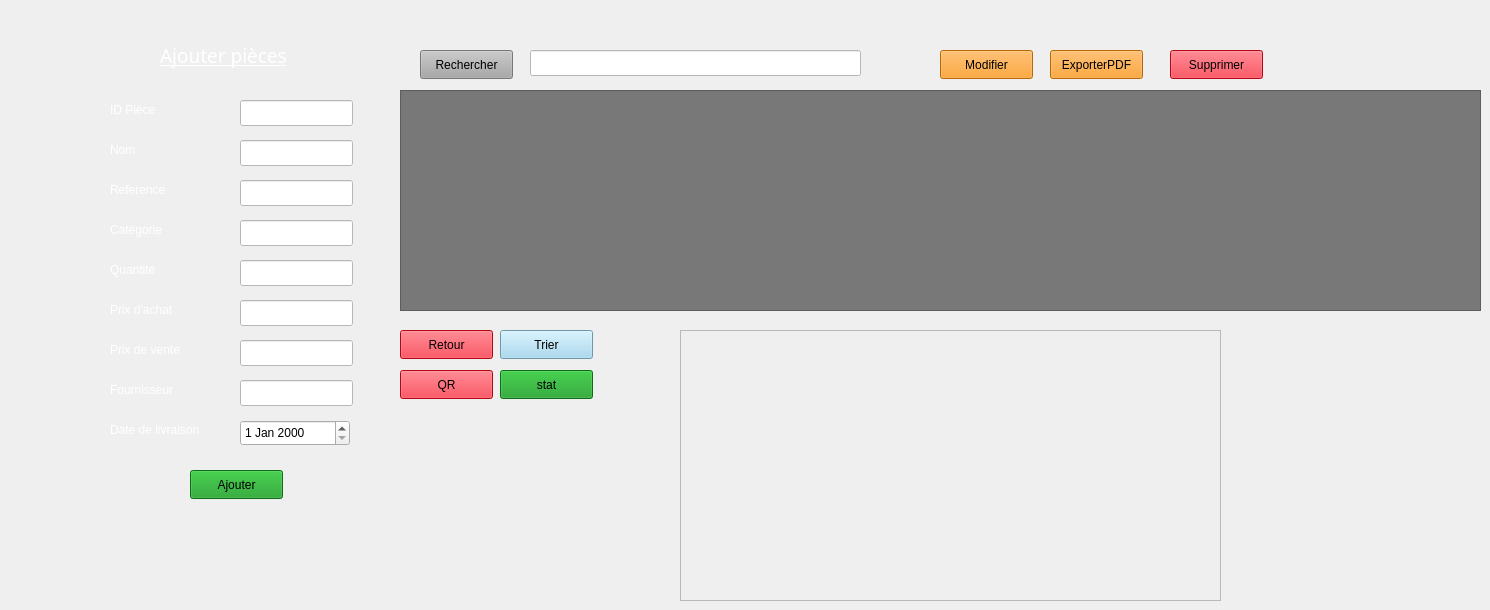
      <widget class="QWidget" name="pstock">
       <widget class="QTableView" name="tableView">
        <property name="geometry">
         <rect>
          <x>400</x>
          <y>90</y>
          <width>1081</width>
          <height>221</height>
         </rect>
        </property>
        <property name="styleSheet">
         <string notr="true">background-color: rgb(120, 120, 120);</string>
        </property>
       </widget>
       <widget class="QLineEdit" name="lineEdit_recherche_stock">
        <property name="geometry">
         <rect>
          <x>530</x>
          <y>50</y>
          <width>331</width>
          <height>26</height>
         </rect>
        </property>
        <property name="styleSheet">
         <string notr="true">background-color: rgb(255, 255, 255);</string>
        </property>
       </widget>
       <widget class="QLineEdit" name="lineEdit_IDstock">
        <property name="geometry">
         <rect>
          <x>240</x>
          <y>100</y>
          <width>113</width>
          <height>26</height>
         </rect>
        </property>
        <property name="styleSheet">
         <string notr="true">background-color: rgb(255, 255, 255);
color: rgb(0, 0, 0);</string>
        </property>
       </widget>
       <widget class="QLineEdit" name="lineEdit_nomstock">
        <property name="geometry">
         <rect>
          <x>240</x>
          <y>140</y>
          <width>113</width>
          <height>26</height>
         </rect>
        </property>
        <property name="styleSheet">
         <string notr="true">background-color: rgb(255, 255, 255);
color: rgb(0, 0, 0);</string>
        </property>
       </widget>
       <widget class="QLineEdit" name="lineEdit_categorie">
        <property name="geometry">
         <rect>
          <x>240</x>
          <y>220</y>
          <width>113</width>
          <height>26</height>
         </rect>
        </property>
        <property name="styleSheet">
         <string notr="true">background-color: rgb(255, 255, 255);
color: rgb(0, 0, 0);</string>
        </property>
       </widget>
       <widget class="QLineEdit" name="lineEdit_referencestock">
        <property name="geometry">
         <rect>
          <x>240</x>
          <y>180</y>
          <width>113</width>
          <height>26</height>
         </rect>
        </property>
        <property name="styleSheet">
         <string notr="true">background-color: rgb(255, 255, 255);
color: rgb(0, 0, 0);</string>
        </property>
       </widget>
       <widget class="QLineEdit" name="lineEdit_quantite">
        <property name="geometry">
         <rect>
          <x>240</x>
          <y>260</y>
          <width>113</width>
          <height>26</height>
         </rect>
        </property>
        <property name="styleSheet">
         <string notr="true">color: rgb(0, 0, 0);
background-color: rgb(255, 255, 255);</string>
        </property>
       </widget>
       <widget class="QLineEdit" name="lineEdit_prixachat">
        <property name="geometry">
         <rect>
          <x>240</x>
          <y>300</y>
          <width>113</width>
          <height>26</height>
         </rect>
        </property>
        <property name="styleSheet">
         <string notr="true">background-color: rgb(255, 255, 255);
color: rgb(0, 0, 0);</string>
        </property>
       </widget>
       <widget class="QLineEdit" name="lineEdit_prixvente">
        <property name="geometry">
         <rect>
          <x>240</x>
          <y>340</y>
          <width>113</width>
          <height>26</height>
         </rect>
        </property>
        <property name="styleSheet">
         <string notr="true">background-color: rgb(255, 255, 255);
color: rgb(0, 0, 0);</string>
        </property>
       </widget>
       <widget class="QDateEdit" name="dateEdit">
        <property name="geometry">
         <rect>
          <x>240</x>
          <y>420</y>
          <width>110</width>
          <height>26</height>
         </rect>
        </property>
       </widget>
       <widget class="QLabel" name="id">
        <property name="geometry">
         <rect>
          <x>110</x>
          <y>100</y>
          <width>111</width>
          <height>20</height>
         </rect>
        </property>
        <property name="styleSheet">
         <string notr="true">color: rgb(255, 255, 255);</string>
        </property>
        <property name="text">
         <string>ID Pièce</string>
        </property>
       </widget>
       <widget class="QLabel" name="datelivraison">
        <property name="geometry">
         <rect>
          <x>110</x>
          <y>420</y>
          <width>111</width>
          <height>20</height>
         </rect>
        </property>
        <property name="styleSheet">
         <string notr="true">color: rgb(255, 255, 255);</string>
        </property>
        <property name="text">
         <string>Date de livraison</string>
        </property>
       </widget>
       <widget class="QLabel" name="nom">
        <property name="geometry">
         <rect>
          <x>110</x>
          <y>140</y>
          <width>111</width>
          <height>20</height>
         </rect>
        </property>
        <property name="styleSheet">
         <string notr="true">color: rgb(255, 255, 255);</string>
        </property>
        <property name="text">
         <string>Nom</string>
        </property>
       </widget>
       <widget class="QLabel" name="reference_2">
        <property name="geometry">
         <rect>
          <x>110</x>
          <y>180</y>
          <width>111</width>
          <height>20</height>
         </rect>
        </property>
        <property name="styleSheet">
         <string notr="true">color: rgb(255, 255, 255);</string>
        </property>
        <property name="text">
         <string>Reference</string>
        </property>
       </widget>
       <widget class="QLabel" name="categorie">
        <property name="geometry">
         <rect>
          <x>110</x>
          <y>220</y>
          <width>111</width>
          <height>20</height>
         </rect>
        </property>
        <property name="styleSheet">
         <string notr="true">color: rgb(255, 255, 255);</string>
        </property>
        <property name="text">
         <string>Catégorie</string>
        </property>
       </widget>
       <widget class="QLabel" name="quantite">
        <property name="geometry">
         <rect>
          <x>110</x>
          <y>260</y>
          <width>111</width>
          <height>20</height>
         </rect>
        </property>
        <property name="styleSheet">
         <string notr="true">color: rgb(255, 255, 255);</string>
        </property>
        <property name="text">
         <string>Quantité</string>
        </property>
       </widget>
       <widget class="QLabel" name="prixachat">
        <property name="geometry">
         <rect>
          <x>110</x>
          <y>300</y>
          <width>111</width>
          <height>20</height>
         </rect>
        </property>
        <property name="styleSheet">
         <string notr="true">color: rgb(255, 255, 255);</string>
        </property>
        <property name="text">
         <string>Prix d'achat</string>
        </property>
       </widget>
       <widget class="QLabel" name="prixvente">
        <property name="geometry">
         <rect>
          <x>110</x>
          <y>340</y>
          <width>111</width>
          <height>20</height>
         </rect>
        </property>
        <property name="styleSheet">
         <string notr="true">color: rgb(255, 255, 255);</string>
        </property>
        <property name="text">
         <string>Prix de vente</string>
        </property>
       </widget>
       <widget class="QLineEdit" name="lineEdit_fournisseur">
        <property name="geometry">
         <rect>
          <x>240</x>
          <y>380</y>
          <width>113</width>
          <height>26</height>
         </rect>
        </property>
        <property name="styleSheet">
         <string notr="true">background-color: rgb(255, 255, 255);
color: rgb(0, 0, 0);</string>
        </property>
       </widget>
       <widget class="QLabel" name="fournisseur_2">
        <property name="geometry">
         <rect>
          <x>110</x>
          <y>380</y>
          <width>111</width>
          <height>20</height>
         </rect>
        </property>
        <property name="styleSheet">
         <string notr="true">color: rgb(255, 255, 255);</string>
        </property>
        <property name="text">
         <string>Fournisseur</string>
        </property>
       </widget>
       <widget class="QLabel" name="label_5">
        <property name="geometry">
         <rect>
          <x>160</x>
          <y>40</y>
          <width>151</width>
          <height>31</height>
         </rect>
        </property>
        <property name="font">
         <font>
          <family>Simple Indust Shaded</family>
          <pointsize>14</pointsize>
          <underline>true</underline>
         </font>
        </property>
        <property name="styleSheet">
         <string notr="true">color: rgb(255, 255, 255);</string>
        </property>
        <property name="text">
         <string>Ajouter pièces</string>
        </property>
       </widget>
       <widget class="QPushButton" name="btrechercher_stock">
        <property name="geometry">
         <rect>
          <x>420</x>
          <y>50</y>
          <width>93</width>
          <height>29</height>
         </rect>
        </property>
        <property name="styleSheet">
         <string notr="true">background-color: rgb(168, 168, 168);</string>
        </property>
        <property name="text">
         <string>Rechercher</string>
        </property>
       </widget>
       <widget class="QPushButton" name="btmodifier_stock">
        <property name="geometry">
         <rect>
          <x>940</x>
          <y>50</y>
          <width>93</width>
          <height>29</height>
         </rect>
        </property>
        <property name="styleSheet">
         <string notr="true">background-color: rgb(253, 145, 4);</string>
        </property>
        <property name="text">
         <string>Modifier</string>
        </property>
       </widget>
       <widget class="QPushButton" name="btexporterPDF_stock">
        <property name="geometry">
         <rect>
          <x>1050</x>
          <y>50</y>
          <width>93</width>
          <height>29</height>
         </rect>
        </property>
        <property name="styleSheet">
         <string notr="true">background-color: rgb(253, 145, 4);</string>
        </property>
        <property name="text">
         <string>ExporterPDF</string>
        </property>
       </widget>
       <widget class="QPushButton" name="btretour_stock">
        <property name="geometry">
         <rect>
          <x>400</x>
          <y>330</y>
          <width>93</width>
          <height>29</height>
         </rect>
        </property>
        <property name="styleSheet">
         <string notr="true">background-color: rgb(253, 7, 27);</string>
        </property>
        <property name="text">
         <string>Retour</string>
        </property>
       </widget>
       <widget class="QPushButton" name="bttrier_stock">
        <property name="geometry">
         <rect>
          <x>500</x>
          <y>330</y>
          <width>93</width>
          <height>29</height>
         </rect>
        </property>
        <property name="styleSheet">
         <string notr="true">background-color: rgb(154, 211, 238);</string>
        </property>
        <property name="text">
         <string>Trier</string>
        </property>
       </widget>
       <widget class="QPushButton" name="btQR_stock">
        <property name="geometry">
         <rect>
          <x>400</x>
          <y>370</y>
          <width>93</width>
          <height>29</height>
         </rect>
        </property>
        <property name="styleSheet">
         <string notr="true">background-color: rgb(253, 7, 27);</string>
        </property>
        <property name="text">
         <string>QR</string>
        </property>
       </widget>
       <widget class="QPushButton" name="btstatistique_stock">
        <property name="geometry">
         <rect>
          <x>500</x>
          <y>370</y>
          <width>93</width>
          <height>29</height>
         </rect>
        </property>
        <property name="styleSheet">
         <string notr="true">background-color: rgb(18, 153, 29);</string>
        </property>
        <property name="text">
         <string>stat</string>
        </property>
       </widget>
       <widget class="QPushButton" name="btajouter_stock">
        <property name="geometry">
         <rect>
          <x>190</x>
          <y>470</y>
          <width>93</width>
          <height>29</height>
         </rect>
        </property>
        <property name="styleSheet">
         <string notr="true">background-color: rgb(18, 153, 29);</string>
        </property>
        <property name="text">
         <string>Ajouter</string>
        </property>
       </widget>
       <widget class="QFrame" name="chartFrame&#10;">
        <property name="geometry">
         <rect>
          <x>680</x>
          <y>330</y>
          <width>541</width>
          <height>271</height>
         </rect>
        </property>
        <property name="frameShape">
         <enum>QFrame::Shape::StyledPanel</enum>
        </property>
        <property name="frameShadow">
         <enum>QFrame::Shadow::Raised</enum>
        </property>
       </widget>
       <widget class="QPushButton" name="btsupprimer_stock">
        <property name="geometry">
         <rect>
          <x>1170</x>
          <y>50</y>
          <width>93</width>
          <height>29</height>
         </rect>
        </property>
        <property name="styleSheet">
         <string notr="true">background-color: rgb(253, 7, 27);</string>
        </property>
        <property name="text">
         <string>Supprimer</string>
        </property>
       </widget>
      </widget>
